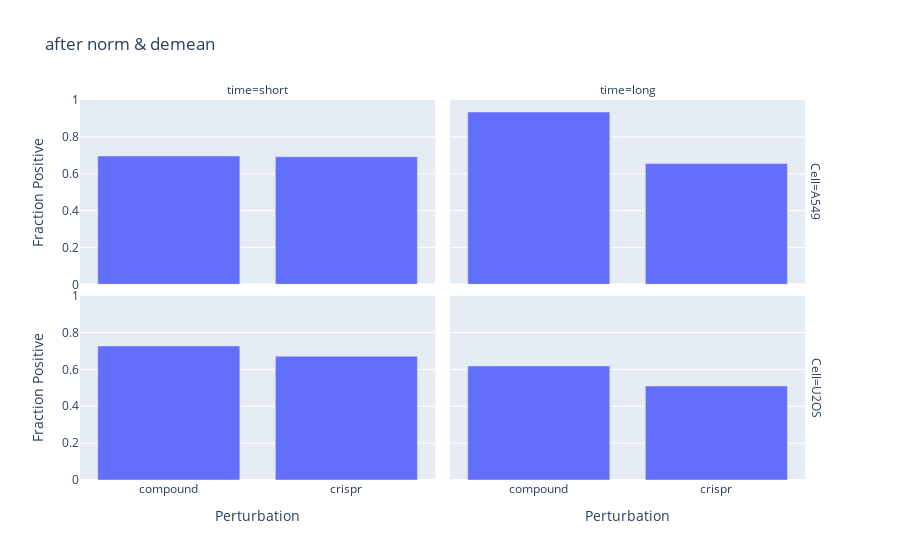

Notebook cell for this chart:
### Code cell
y_range=[0,1.0]
fig=go.Figure()
fig = px.bar(
    data_frame=replicability_fp_df,
    x="Modality",
    y="fp",
    facet_row="Cell",
    facet_col="time",
    title='after norm & demean'
)
fig.update_layout(
    yaxis_range=y_range,
    xaxis1=dict(title="Perturbation"),
    xaxis2=dict(title="Perturbation"),
    yaxis1=dict(title="Fraction Positive"),
    yaxis3=dict(title="Fraction Positive"),
)
#fig.write_image('11b.png')
fig.show()
#fig.show("png")
#fig.write_image(
#    f"figures/1.CellProfiler_replicability_fp.png", width=640, height=480, scale=2
#)

### Figure 1 — Plotly figure (JSON) as saved in the notebook; plotly's stock layout.template omitted (floating-point values rounded to 4 significant figures)
{"data": [{"alignmentgroup": "True", "hovertemplate": "Cell=A549<br>time=short<br>Modality=%{x}<br>fp=%{y}<extra></extra>", "legendgroup": "", "marker": {"color": "#636efa", "pattern": {"shape": ""}}, "name": "", "offsetgroup": "", "orientation": "v", "showlegend": false, "textposition": "auto", "type": "bar", "x": ["compound", "crispr"], "xaxis": "x3", "y": [0.696, 0.692], "yaxis": "y3"}, {"alignmentgroup": "True", "hovertemplate": "Cell=A549<br>time=long<br>Modality=%{x}<br>fp=%{y}<extra></extra>", "legendgroup": "", "marker": {"color": "#636efa", "pattern": {"shape": ""}}, "name": "", "offsetgroup": "", "orientation": "v", "showlegend": false, "textposition": "auto", "type": "bar", "x": ["crispr", "compound"], "xaxis": "x4", "y": [0.656, 0.935], "yaxis": "y4"}, {"alignmentgroup": "True", "hovertemplate": "Cell=U2OS<br>time=short<br>Modality=%{x}<br>fp=%{y}<extra></extra>", "legendgroup": "", "marker": {"color": "#636efa", "pattern": {"shape": ""}}, "name": "", "offsetgroup": "", "orientation": "v", "showlegend": false, "textposition": "auto", "type": "bar", "x": ["compound", "crispr"], "xaxis": "x", "y": [0.727, 0.672], "yaxis": "y"}, {"alignmentgroup": "True", "hovertemplate": "Cell=U2OS<br>time=long<br>Modality=%{x}<br>fp=%{y}<extra></extra>", "legendgroup": "", "marker": {"color": "#636efa", "pattern": {"shape": ""}}, "name": "", "offsetgroup": "", "orientation": "v", "showlegend": false, "textposition": "auto", "type": "bar", "x": ["crispr", "compound"], "xaxis": "x2", "y": [0.51, 0.619], "yaxis": "y2"}], "layout": {"annotations": [{"font": {}, "showarrow": false, "text": "time=short", "x": 0.24, "xanchor": "center", "xref": "paper", "y": 1, "yanchor": "bottom", "yref": "paper"}, {"font": {}, "showarrow": false, "text": "time=long", "x": 0.74, "xanchor": "center", "xref": "paper", "y": 1, "yanchor": "bottom", "yref": "paper"}, {"font": {}, "showarrow": false, "text": "Cell=U2OS", "textangle": 90, "x": 0.98, "xanchor": "left", "xref": "paper", "y": 0.2425, "yanchor": "middle", "yref": "paper"}, {"font": {}, "showarrow": false, "text": "Cell=A549", "textangle": 90, "x": 0.98, "xanchor": "left", "xref": "paper", "y": 0.7575, "yanchor": "middle", "yref": "paper"}], "barmode": "relative", "legend": {"tracegroupgap": 0}, "title": {"text": "after norm & demean"}, "xaxis": {"anchor": "y", "domain": [0, 0.48], "title": {"text": "Perturbation"}}, "xaxis2": {"anchor": "y2", "domain": [0.5, 0.98], "matches": "x", "title": {"text": "Perturbation"}}, "xaxis3": {"anchor": "y3", "domain": [0, 0.48], "matches": "x", "showticklabels": false}, "xaxis4": {"anchor": "y4", "domain": [0.5, 0.98], "matches": "x", "showticklabels": false}, "yaxis": {"anchor": "x", "domain": [0, 0.485], "range": [0, 1], "title": {"text": "Fraction Positive"}}, "yaxis2": {"anchor": "x2", "domain": [0, 0.485], "matches": "y", "showticklabels": false}, "yaxis3": {"anchor": "x3", "domain": [0.515, 1], "matches": "y", "title": {"text": "Fraction Positive"}}, "yaxis4": {"anchor": "x4", "domain": [0.515, 1], "matches": "y", "showticklabels": false}}}
